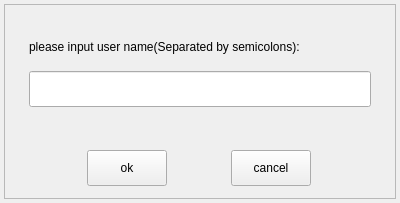
<?xml version="1.0" encoding="UTF-8"?>
<ui version="4.0">
 <class>AddUserDialog</class>
 <widget class="QWidget" name="AddUserDialog">
  <property name="geometry">
   <rect>
    <x>0</x>
    <y>0</y>
    <width>400</width>
    <height>203</height>
   </rect>
  </property>
  <property name="windowTitle">
   <string>Form</string>
  </property>
  <layout class="QVBoxLayout" name="verticalLayout">
   <property name="spacing">
    <number>4</number>
   </property>
   <property name="leftMargin">
    <number>4</number>
   </property>
   <property name="topMargin">
    <number>4</number>
   </property>
   <property name="rightMargin">
    <number>4</number>
   </property>
   <property name="bottomMargin">
    <number>4</number>
   </property>
   <item>
    <widget class="QFrame" name="m_frame">
     <property name="frameShape">
      <enum>QFrame::StyledPanel</enum>
     </property>
     <property name="frameShadow">
      <enum>QFrame::Raised</enum>
     </property>
     <layout class="QVBoxLayout" name="verticalLayout_2">
      <property name="leftMargin">
       <number>24</number>
      </property>
      <property name="topMargin">
       <number>24</number>
      </property>
      <property name="rightMargin">
       <number>24</number>
      </property>
      <property name="bottomMargin">
       <number>12</number>
      </property>
      <item>
       <widget class="QLabel" name="m_label">
        <property name="sizePolicy">
         <sizepolicy hsizetype="Fixed" vsizetype="Fixed">
          <horstretch>0</horstretch>
          <verstretch>0</verstretch>
         </sizepolicy>
        </property>
        <property name="minimumSize">
         <size>
          <width>0</width>
          <height>36</height>
         </size>
        </property>
        <property name="text">
         <string>please input user name(Separated by semicolons):</string>
        </property>
       </widget>
      </item>
      <item>
       <widget class="QLineEdit" name="m_input">
        <property name="minimumSize">
         <size>
          <width>0</width>
          <height>36</height>
         </size>
        </property>
       </widget>
      </item>
      <item>
       <spacer name="verticalSpacer">
        <property name="orientation">
         <enum>Qt::Vertical</enum>
        </property>
        <property name="sizeHint" stdset="0">
         <size>
          <width>20</width>
          <height>40</height>
         </size>
        </property>
       </spacer>
      </item>
      <item>
       <layout class="QHBoxLayout" name="horizontalLayout">
        <item>
         <widget class="QPushButton" name="m_ok">
          <property name="sizePolicy">
           <sizepolicy hsizetype="Fixed" vsizetype="Fixed">
            <horstretch>0</horstretch>
            <verstretch>0</verstretch>
           </sizepolicy>
          </property>
          <property name="minimumSize">
           <size>
            <width>72</width>
            <height>36</height>
           </size>
          </property>
          <property name="text">
           <string>ok</string>
          </property>
         </widget>
        </item>
        <item>
         <widget class="QPushButton" name="m_cancel">
          <property name="sizePolicy">
           <sizepolicy hsizetype="Fixed" vsizetype="Fixed">
            <horstretch>0</horstretch>
            <verstretch>0</verstretch>
           </sizepolicy>
          </property>
          <property name="minimumSize">
           <size>
            <width>72</width>
            <height>36</height>
           </size>
          </property>
          <property name="text">
           <string>cancel</string>
          </property>
         </widget>
        </item>
       </layout>
      </item>
     </layout>
    </widget>
   </item>
  </layout>
 </widget>
 <resources/>
 <connections/>
</ui>
